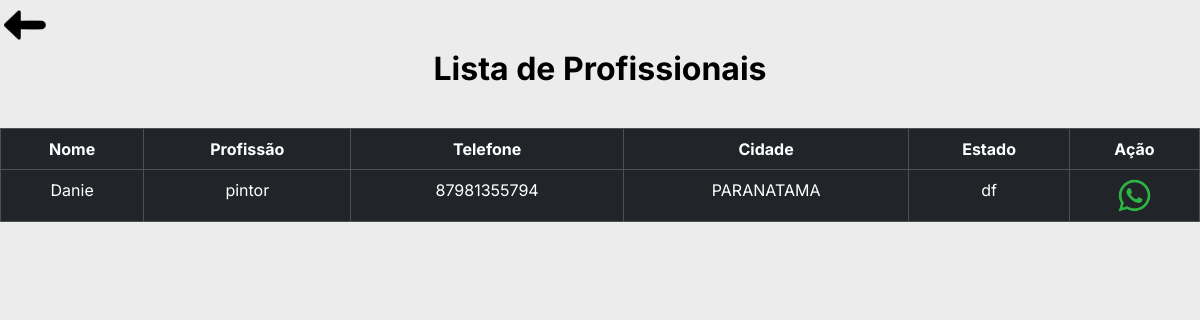
The page /profissionais/pintor on the database as committed earlier.
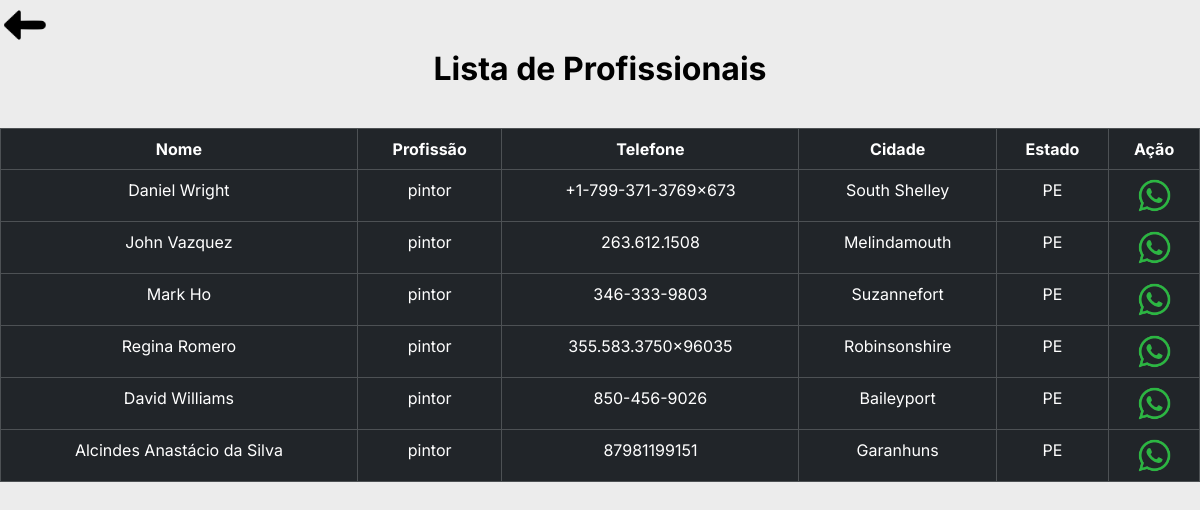
The same page on the database as committed later.
### tables this page shows
CREATE TABLE "profissionais"(
        "ID_profiss" INTEGER PRIMARY KEY AUTOINCREMENT,
        "nome"      TEXT,
        "CPF"       TEXT,
        "telefone"  TEXT,
        "email"     TEXT,
        "endereco"  TEXT,
        "num"       TEXT,
        "bairro"    TEXT,
        "CEP"       TEXT,
        cidade      TEXT,
        "uf"        TEXT,
        "profissao" TEXT
        );

### cliente.py (the view)
@bp_clientes.route('/profissionais/<profissao>', methods=['GET'])
def list_profissionais(profissao):
    profissionais = obter_profissionais_por_profissao(profissao)
    return render_template('clientes/perfil_profissional.html', profissionais=profissionais)

### cliente.py (called while the page is built)
def obter_profissionais_por_profissao(profissao):
    try:
        with sql.connect("goservice.db") as con:
            cur = con.cursor()
            cur.execute('''
                        SELECT * FROM profissionais
                        WHERE profissao = ?;
                    ''', (profissao,))
            dados = cur.fetchall()
            colunas = [column[0] for column in cur.description]
            dados_json = [dict(zip(colunas, row)) for row in dados]
            return dados_json
    except sql.Error as err:
        print(f"Erro ao executar a consulta: {err}")
        return None

### templates/clientes/perfil_profissional.html (shortened to what this page needs)
{% extends 'clientes/base/base_lista.html' %}
{% block customCSS %}
<link rel="stylesheet" href="{{ url_for('static', filename='css/estilosCli/estilo_lista.css')}}">
{% endblock %}
{% block body %}
<h3 class="tit__pag">Lista de Profissionais</h3>
<table class="table table-bordered table-dark bg-dark tabua">
    <thead>
      <tr>
        <th scope="col">Nome</th>
        <th scope="col">Profissão</th>
        <th scope="col">Telefone</th>
        <th scope="col">Cidade</th>
        <th scope="col">Estado</th>
        <th scope="col">Ação</th>
      </tr>
    </thead>
    <tbody>
    {% for profissional in profissionais %}
      <tr>
        <td>{{ profissional['nome']  }}</td>
        <td>{{ profissional['profissao'] }}</td>
        <td>{{ profissional['telefone'] }}</td>
        <td>{{ profissional['cidade'] }}</td>
        <td>{{ profissional['uf'] }}</td>
        <td>
          <a href="https://wa.me/55{{ profissional['telefone'] }}">
            <img class="lista__prof-icone" src="{{ url_for('static', filename='img/whats.png')}}" alt="ícone do whatsapp">
          </a>
        </td>
      </tr>
    {% endfor %}
    </tbody>
  </table>
{% endblock %}

### templates/clientes/base/base_lista.html (shortened to what this page needs)
<!DOCTYPE html>
<html lang="pt-br">
<head>
    <link href="https://cdn.jsdelivr.net/npm/bootstrap@5.3.2/dist/css/bootstrap.min.css" rel="stylesheet">
    {% block customCSS %}
    {% endblock %}
</head>
<body>
    <div class="">
        <a class="navbar-brand" href="{{url_for('login.protectedCli')}}">
            <img class="img__logo__voltar" src="../../static/img/voltar.png" alt="">
        </a>
        {% block body %}
        {% endblock %}
    </div>
</body>
</html>

### static/css/estilosCli/estilo_lista.css (style rules this page uses)
:root { --cor-preta: #000; --cor-branca: #FFF; --cor-cinza: #ECECEC; --cor-cinza-escuro: #CBC8C8; --fonte-inter: 'Inter', sans-serif; }
* { margin: 0; padding: 0; box-sizing: border-box; }
body { font-family: 'Inter', sans-serif; background-color: var(--cor-cinza); color: var(--cor-preta); }
.img__logo__voltar { width: 50px; }
.tit__pag { font-size: 32px; font-weight: 700; padding: 0em 0em 1em 0em; display: flex; justify-content: center; }
.lista__prof-icone { width: 35px; }
th,td { text-align: center; }

Rows that differ between the two databases and show on the page:
removed profissionais: nome "Danie", profissao "pintor", telefone "87981355794", cidade "PARANATAMA", uf "df"
added profissionais: nome "Daniel Wright", profissao "pintor", telefone "+1-799-371-3769x673", cidade "South Shelley", uf "PE"
added profissionais: nome "John Vazquez", profissao "pintor", telefone "263.612.1508", cidade "Melindamouth", uf "PE"
added profissionais: nome "Mark Ho", profissao "pintor", telefone "346-333-9803", cidade "Suzannefort", uf "PE"
added profissionais: nome "Regina Romero", profissao "pintor", telefone "355.583.3750x96035", cidade "Robinsonshire", uf "PE"
added profissionais: nome "David Williams", profissao "pintor", telefone "850-456-9026", cidade "Baileyport", uf "PE"
added profissionais: nome "Alcindes Anastácio da Silva", profissao "pintor", telefone "87981199151", cidade "Garanhuns", uf "PE"
